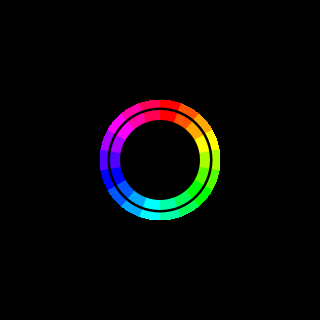
Frame 1 (no input)
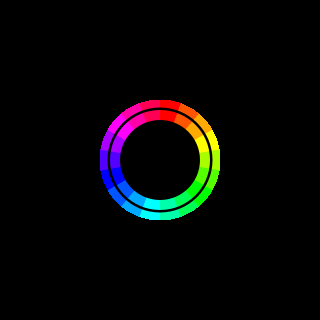
Frame 60 (the mouse pressed at the canvas centre just before this capture)
Frame 120 (the mouse held since frame 60 and released just before this capture): identical to frame 60, image omitted

The Processing sketch that drew these frames (run headless with seeded random() and noise(); from frame 60 on, the mouse is pressed at the canvas centre):

// Processing sketch: colour_001
// ── colour_001.pde
PGraphics mask, dColor;
float cTheta = -90;

void setup() {
  size(320, 320);
  pixelDensity(displayDensity());
  smooth();
  colorMode(HSB, 360, 255, 255, 255);
  ellipseMode(RADIUS);
  
  //noLoop();
  
  mask = createGraphics(width, height);
  dColor = createGraphics(width, height);
}


void draw() {
  translate(width/2, height/2);
  
  background(0);
  
  // Mask
  pushMatrix();
      mask.beginDraw();
      mask.noStroke();
      mask.colorMode(HSB, 360, 255, 255, 255);
      mask.translate(width/2, height/2);
      
      mask.fill(0, 0, 255);
      mask.ellipse(0,0,120,120);
      mask.fill(0, 0, 0);
      mask.ellipse(0,0, 105, 105);
      
      
      mask.fill(0, 0, 255);
      mask.ellipse(0,0,100,100);
      mask.fill(0, 0, 0);
      mask.ellipse(0,0, 80, 80);
    mask.endDraw();
  popMatrix();
  
  
  // Filler
  pushMatrix();
    
    dColor.beginDraw();
      dColor.noStroke();
      dColor.colorMode(HSB, 360, 255, 255, 255);
      
      // Move to the center of the screen
      dColor.translate(width/2, height/2);
      
      // Rotate so 0 is top of the compass 
      dColor.rotate(radians(cTheta));
      
      // arcs
      for(int i = 0; i <= 360; i += 20){
        //println(i);
        dColor.fill(i, 255, 255);
        dColor.arc(0, 0, 300, 300, radians(i), radians(i+20), PIE);
      }
    dColor.endDraw();
  popMatrix();
  
  dColor.mask(mask);
  image(dColor, -width/2, -height/2);
  
  if(cTheta <= -360) {
    cTheta = 0;
  }
}
